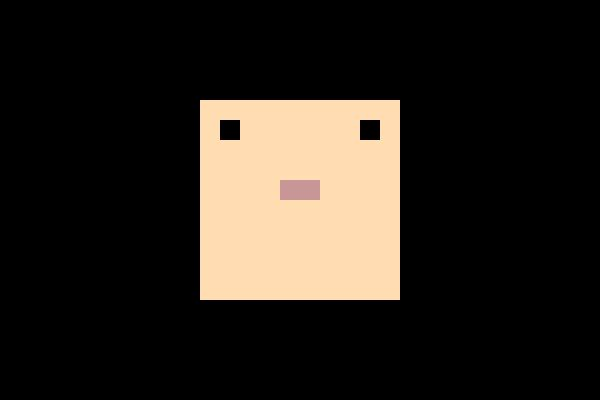
#> input picture test_face.jpg, 600 x 400 px
$ python professional_image_optimizer.py ../test_face.jpg out.png ../api_test_optimized.png
#> lines starting #> are read from the running program, lines starting #| are printed output that depends on the picture
#!/usr/bin/env python3
"""
Professional Image Optimizer
Uses industry-best optimization techniques similar to TinyPNG, Squoosh, and other professional tools
"""

import sys
import os
import json
import logging
from PIL import Image, ImageOps, ImageFilter
import pillow_heif
from pathlib import Path

# Configure logging
logging.basicConfig(level=logging.INFO)
logger = logging.getLogger(__name__)

# Register HEIF opener with Pillow
pillow_heif.register_heif_opener()
#> (this line was passed over: pillow_heif is not available in this run)

class ProfessionalImageOptimizer:
    def __init__(self):
        """Initialize the professional image optimizer"""
        self.supported_formats = {
            'jpeg': ['.jpg', '.jpeg'],
            'png': ['.png'],
            'webp': ['.webp'],
            'avif': ['.avif'],
            'heic': ['.heic', '.heif']
        }

    def _get_original_format(self, image_path):
        """Get the original format of the image"""
        try:
            with Image.open(image_path) as img:
                format_name = img.format
                if format_name == 'JPEG':
                    return 'jpeg'
                elif format_name == 'PNG':
                    return 'png'
                elif format_name == 'WEBP':
                    return 'webp'
                else:
                    return 'jpeg'  # Default fallback
        except Exception:
            return 'jpeg'  # Default fallback

    def detect_image_type(self, image_path):
        """Detect the optimal output format based on image content"""
        try:
            with Image.open(image_path) as img:
                # Check if image has transparency
                has_transparency = (
                    img.mode in ('RGBA', 'LA') or
                    (img.mode == 'P' and 'transparency' in img.info)
                )

                # More sophisticated graphic detection
                colors = img.getcolors(maxcolors=512)  # Increased threshold
                is_graphic = False

                if colors is not None:
                    # Consider it graphic if:
                    # 1. Very few colors (< 32)
                    # 2. Few colors with high contrast (typical of logos/graphics)
                    num_colors = len(colors)
                    is_graphic = num_colors <= 32

                    # Additional check for medium color count graphics
                    if not is_graphic and num_colors <= 128:
                        # Check if colors are well-separated (typical of graphics)
                        sorted_colors = sorted(colors, key=lambda x: x[0], reverse=True)
                        top_colors = sorted_colors[:10]  # Top 10 most frequent colors
                        top_color_ratio = sum(count for count, _ in top_colors) / (img.width * img.height)

                        # If top 10 colors make up >80% of image, it's likely graphic
                        if top_color_ratio > 0.8:
                            is_graphic = True

                return {
                    'has_transparency': has_transparency,
                    'is_graphic': is_graphic,
                    'mode': img.mode,
                    'colors': len(colors) if colors else 'many',
                    'original_format': img.format
                }
        except Exception as e:
            logger.warning(f"Could not analyze image: {e}")
            return {'has_transparency': False, 'is_graphic': False, 'mode': 'RGB', 'colors': 'unknown', 'original_format': None}

    def optimize_jpeg(self, img, quality='auto', progressive=True):
        """Optimize JPEG with industry-best settings"""

        # Auto-determine quality based on image analysis
        if quality == 'auto':
            # Analyze image complexity
            try:
                # Convert to grayscale for analysis
                gray = img.convert('L')
                # Apply edge detection to measure detail level
                edges = gray.filter(ImageFilter.FIND_EDGES)
                edge_pixels = sum(1 for pixel in edges.getdata() if pixel > 30)
                edge_ratio = edge_pixels / (img.width * img.height)

                # Determine quality based on detail level
                if edge_ratio > 0.1:  # High detail image
                    quality = 85
                elif edge_ratio > 0.05:  # Medium detail
                    quality = 80
                else:  # Low detail, can compress more
                    quality = 75

            except Exception:
                quality = 80  # Safe default

        # Ensure RGB mode for JPEG
        if img.mode != 'RGB':
            if img.mode == 'RGBA':
                # Create white background for transparency
                background = Image.new('RGB', img.size, (255, 255, 255))
                background.paste(img, mask=img.split()[-1] if img.mode == 'RGBA' else None)
                img = background
            else:
                img = img.convert('RGB')

        return img, {
            'format': 'JPEG',
            'quality': quality,
            'progressive': progressive,
            'optimize': True,
            'subsampling': 0 if quality > 90 else 2  # Better subsampling for high quality
        }

    # [68 lines left out: functions optimize_png, optimize_webp, _calculate_image_similarity, not called in this run]

    def apply_smart_preprocessing(self, img):
        """Apply smart preprocessing to improve compression"""

        # Auto-orient based on EXIF
        img = ImageOps.exif_transpose(img)

        # Remove unnecessary metadata but keep color profile
        if hasattr(img, 'info'):
            # Keep only essential info
            essential_info = {}
            if 'icc_profile' in img.info:
                essential_info['icc_profile'] = img.info['icc_profile']
            img.info = essential_info

        # Apply subtle noise reduction for better compression
        if img.mode in ('RGB', 'RGBA'):
            # Very light blur to reduce noise without affecting quality
            img = img.filter(ImageFilter.GaussianBlur(radius=0.3))

        return img

    def optimize_image(self, input_path, output_path, target_format=None, quality='auto',
                      lossless=False, max_width=None, max_height=None):
        """
        Optimize image with professional-grade compression

        Args:
            input_path: Path to input image
            output_path: Path to output image
            target_format: Target format ('jpeg', 'png', 'webp', 'auto')
            quality: Quality setting ('auto', or 1-100)
            lossless: Whether to use lossless compression
            max_width: Maximum width (will resize if larger)
            max_height: Maximum height (will resize if larger)
        """
        try:
            # Load and analyze image
            with Image.open(input_path) as img:
                original_size = os.path.getsize(input_path)
                original_width, original_height = img.size

                logger.info(f"Processing image: {original_width}x{original_height}, {img.mode}, {original_size} bytes")

                # Apply smart preprocessing
                img = self.apply_smart_preprocessing(img)

                # Resize if needed
                if max_width or max_height:
                    # Calculate new dimensions maintaining aspect ratio
                    ratio = min(
                        (max_width / img.width) if max_width else 1,
                        (max_height / img.height) if max_height else 1,
                        1  # Don't upscale
                    )

                    if ratio < 1:
                        new_width = int(img.width * ratio)
                        new_height = int(img.height * ratio)
                        img = img.resize((new_width, new_height), Image.Resampling.LANCZOS)
                        logger.info(f"Resized to: {new_width}x{new_height}")

                # Determine optimal format - don't auto-convert unless explicitly requested
                if target_format == 'auto':
                    # Keep original format unless there's a compelling reason to change
                    original_format = self._get_original_format(input_path)
                    analysis = self.detect_image_type(input_path)

                    if analysis['has_transparency'] and original_format not in ['png', 'webp']:
                        target_format = 'png'  # Keep transparency, use PNG for compatibility
                    else:
                        target_format = original_format  # Keep original format

                # Apply format-specific optimization
                if target_format == 'jpeg':
                    img, save_params = self.optimize_jpeg(img, quality)
                elif target_format == 'png':
                    img, save_params = self.optimize_png(img)
                elif target_format == 'webp':
                    img, save_params = self.optimize_webp(img, quality, lossless)
                else:
                    # Default to JPEG
                    img, save_params = self.optimize_jpeg(img, quality)

                # Save optimized image
                img.save(output_path, **save_params)

                # Calculate results
                optimized_size = os.path.getsize(output_path)
                compression_ratio = ((original_size - optimized_size) / original_size) * 100

                # If optimization made file larger and we're in auto mode, try original format
                if compression_ratio < 0 and target_format == 'auto':
                    logger.info(f"Optimization increased file size by {abs(compression_ratio):.1f}%, trying original format...")

                    # Try to preserve original format
                    analysis = self.detect_image_type(input_path)
                    original_format = analysis.get('original_format', '').lower()

                    if original_format in ['png', 'jpeg', 'jpg']:
                        fallback_format = 'png' if original_format == 'png' else 'jpeg'

                        # Re-optimize with original format
                        if fallback_format == 'jpeg':
                            img_fallback, save_params_fallback = self.optimize_jpeg(img, quality)
                        else:
                            img_fallback, save_params_fallback = self.optimize_png(img)

                        # Save fallback version
                        fallback_path = output_path + '.fallback'
                        img_fallback.save(fallback_path, **save_params_fallback)
                        fallback_size = os.path.getsize(fallback_path)

                        # Use fallback if it's smaller
                        if fallback_size < optimized_size:
                            os.replace(fallback_path, output_path)
                            optimized_size = fallback_size
                            compression_ratio = ((original_size - optimized_size) / original_size) * 100
                            save_params = save_params_fallback
                            logger.info(f"Used fallback format {fallback_format}, compression: {compression_ratio:.1f}%")
                        else:
                            os.remove(fallback_path)

                return {
                    'success': True,
                    'original_size': original_size,
                    'optimized_size': optimized_size,
                    'compression_ratio': round(compression_ratio, 1),
                    'format': save_params['format'],
                    'quality_used': save_params.get('quality', 'lossless' if lossless else 'auto'),
                    'dimensions': f"{img.width}x{img.height}"
                }

        except Exception as e:
            logger.error(f"Optimization failed: {e}")
            return {
                'success': False,
                'error': str(e)
            }

def main():
    if len(sys.argv) < 3:
        print("Usage: python professional_image_optimizer.py <input_path> <output_path> [options_json]")
        sys.exit(1)

    input_path = sys.argv[1]
    output_path = sys.argv[2]

    # Parse options
    options = {}
    if len(sys.argv) > 3:
        try:
            options = json.loads(sys.argv[3])
        except Exception as e:
            logger.warning(f"Could not parse options: {e}")

    # Create output directory
    output_dir = os.path.dirname(output_path)
    if output_dir:  # Only create directory if there is a directory path
        os.makedirs(output_dir, exist_ok=True)

    # Initialize optimizer
    optimizer = ProfessionalImageOptimizer()

    # Optimize image
    result = optimizer.optimize_image(
        input_path=input_path,
        output_path=output_path,
        target_format=options.get('format', 'auto'),
        quality=options.get('quality', 'auto'),
        lossless=options.get('lossless', False),
        max_width=options.get('max_width'),
        max_height=options.get('max_height')
    )
#> in optimize_image, img is the input picture: PIL image 600x400 RGB; mean R, G, B 41.5, 35.7, 29.1
#> in detect_image_type, `has_transparency = ( img.mode in ('RGBA', 'LA') or (img.mode == 'P' an..`: has_transparency = False
#> in detect_image_type, `colors = img.getcolors(maxcolors=512)`: colors = 495 items
#> in detect_image_type, `num_colors = len(colors)`: num_colors = 495
#> in detect_image_type, `is_graphic = num_colors <= 32`: is_graphic = False
#> in optimize_image, `analysis = self.detect_image_type(input_path)`: analysis = {'has_transparency': False, 'is_graphic': False, 'mode': 'RGB', 'colors': 495, 'original_format': 'JPEG'}
#> in optimize_jpeg, `gray = img.convert('L')`:
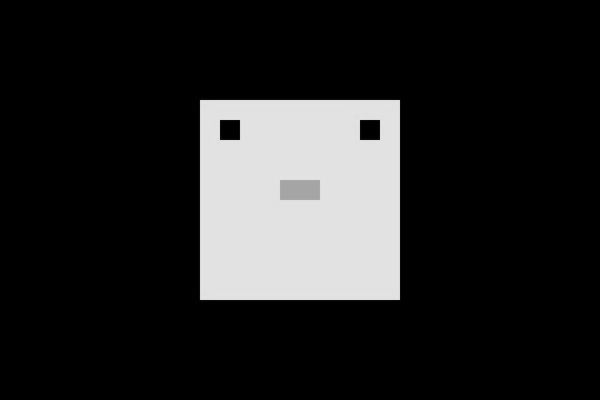
#> gray: PIL image 600x400 L; min 0, max 234, mean 36.7
#> in optimize_jpeg, `edges = gray.filter(ImageFilter.FIND_EDGES)`:
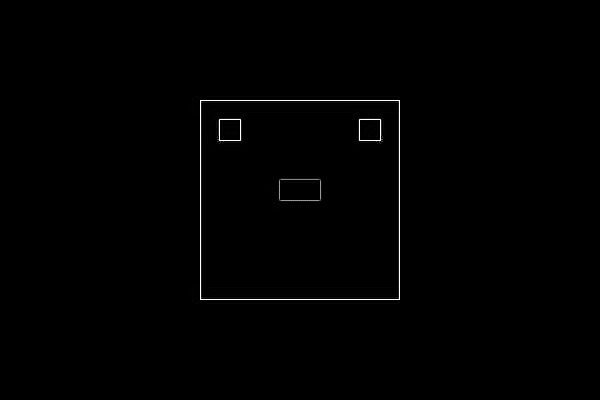
#> edges: PIL image 600x400 L; min 0, max 255, mean 1.2
#> in optimize_jpeg, `edge_pixels = sum(1 for pixel in edges.getdata() if pixel > 30)`: edge_pixels = 1147
#> in optimize_jpeg, `edge_ratio = edge_pixels / (img.width * img.height)`: edge_ratio = 0.00478
#> in optimize_image, `img, save_params = self.optimize_jpeg(img, quality)`: save_params = {'format': 'JPEG', 'quality': 75, 'progressive': True, 'optimize': True, 'subsampling': 2}

    # Output result
    print(json.dumps(result, indent=2))

    if not result['success']:
        sys.exit(1)

if __name__ == "__main__":
    main()
#> in main, `result = optimizer.optimize_image( input_path=input_path, output_path=..`: result = {'success': True, 'original_size': 5823, 'optimized_size': 3572, 'compression_ratio': 38.7, 'format': 'JPEG', 'quality_used': 75, 'dimensions': '600x400'}
#| {
#|   "success": true,
#|   "original_size": 5823,
#|   "optimized_size": 3572,
#|   "compression_ratio": 38.7,
#|   "format": "JPEG",
#|   "quality_used": 75,
#|   "dimensions": "600x400"
#| }
